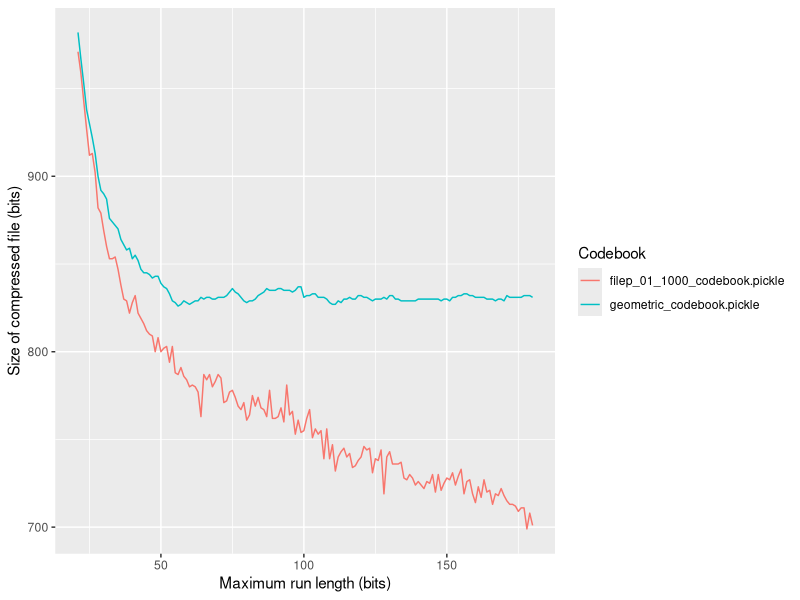

This chart was generated by the following R code:
library(ggplot2)
library(reshape2)

data = read.csv("../results.csv")
data = data[data$maxRunLength > 20,]
ggplot(data = data, aes(x=maxRunLength, y=numBits, colour=codebook)) +
  geom_line() +
  labs(x="Maximum run length (bits)", y="Size of compressed file (bits)", colour="Codebook")

subset(data, numBits == min(numBits))
